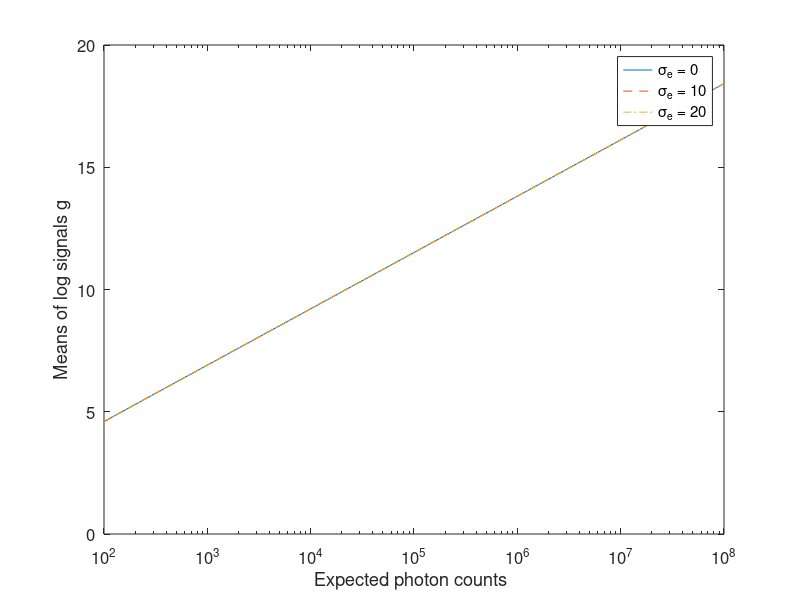
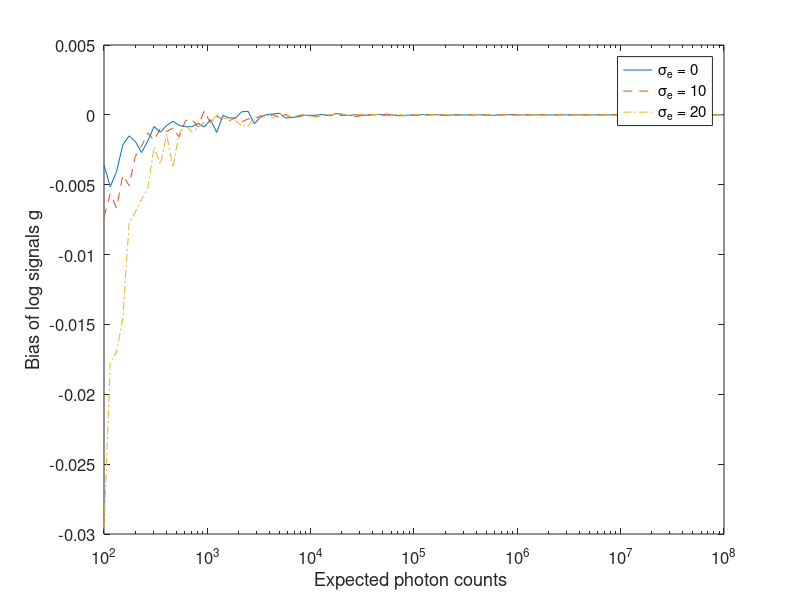
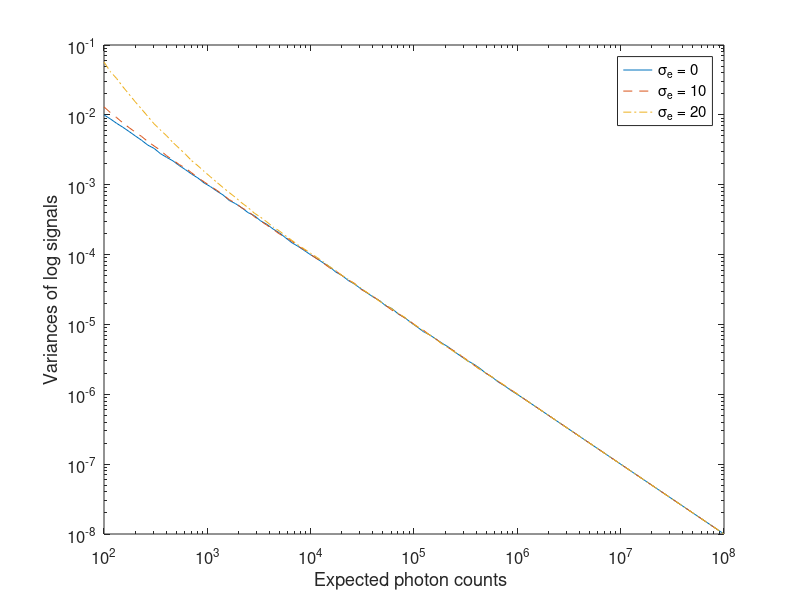

MATLAB code to generate these figures, in order:

close all;

N = 10000;
M = 100;

Lambda = logspace(2,8,M);

electronicNoiseStd1 = 5;

electronicNoiseStd2 = 20;

mu = zeros(1,M);
va = zeros(1,M);
mue1 = zeros(1,M);
vae1 = zeros(1,M);
mue2 = zeros(1,M);
vae2 = zeros(1,M);

for i = 1:M
    
    r =  Lambda(i);
    
    if r > 1e6
        mu(i) = log(r);
        va(i) = 1/ r;
        mue1(i) = log(r);
        vae1(i) = 1/ r;
        mue2(i) = log(r);
        vae2(i) = 1/ r;
        continue;
    end
    
    
    x = poissrnd(r, [N 1]);
    x( x < 1) = 1;
    mu(i) = mean( log(x));
    va(i) = var( log(x));
    
    x = poissrnd(r, [N 1]) + electronicNoiseStd1 * randn([N, 1]);
    x( x <= 1) =  1;
    mue1(i) = mean( log(x));
    vae1(i) = var( log(x));
    
    x = poissrnd(r, [N 1]) + electronicNoiseStd2 * randn([N, 1]);
    x( x <= 1) =   1;
    mue2(i) = mean( log(x));
    vae2(i) = var( log(x));
    
    
end

%%
figure(1);
semilogx( Lambda, mu); hold on;
semilogx( Lambda, mue1, '--');
semilogx( Lambda, mue2, '-.');
xlabel( 'Expected photon counts ', 'fontSize', 14);
ylabel( 'Means of log signals g', 'fontSize', 14);
legend( '\sigma_e = 0', '\sigma_e = 10', '\sigma_e = 20');
set( gca, 'fontSize', 12);


figure(2);
semilogx( Lambda, mu - log(Lambda)); hold on;
semilogx( Lambda, mue1 - log(Lambda), '--');
semilogx( Lambda, mue2 - log(Lambda), '-.');
xlabel( 'Expected photon counts ', 'fontSize', 14);
ylabel( 'Bias of log signals g', 'fontSize', 14);
legend( '\sigma_e = 0', '\sigma_e = 10', '\sigma_e = 20');
set( gca, 'fontSize', 12);

figure(3);
loglog( Lambda, va  ); hold on;
loglog( Lambda,  vae1 , '--');
loglog( Lambda,  vae2 , '-.');
xlabel ('Expected photon counts ', 'fontSize', 14);
ylabel ('Variances of log signals', 'fontSize', 14);
legend( '\sigma_e = 0', '\sigma_e = 10', '\sigma_e = 20');
set( gca, 'fontSize', 12);